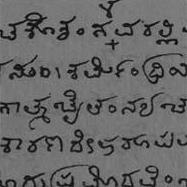
#> input picture TrabFi/Otsu/2imGRAY.jpg, 187 x 187 px
$ python otsu.py
#> lines starting #> are read from the running program, lines starting #| are printed output that depends on the picture; long printed decimals are rounded
import matplotlib.pyplot as plt
import cv2
import math
import numpy as np

img = cv2.imread('2imGRAY.jpg', cv2.IMREAD_GRAYSCALE)
#> img is the input picture: shape (187, 187); min 0, max 170, mean 104
height, width = img.shape
#> height = 187; width = 187

print("******** Info **********")
print("Size:")
print("Height = ", height)
#| Height =  187
print("wWdth = ", width)
#| wWdth =  187
print("************************")

x, bins, p = plt.hist(img.ravel(),256,[0,256], density=True)
#> x = 256 values, max 0.0615 at index 120, min 0 at index 1, mean 0.00391; bins = 257 values from 0 to 256; p = 256 items
#for item in p:
#    item.set_height(item.get_height()/sum(x))
print(x[120])
#| 0.06145
plt.show()
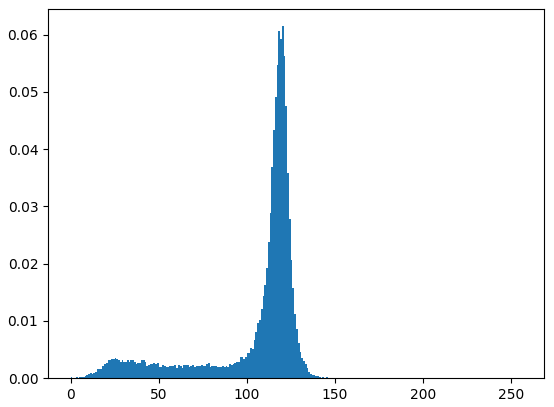
#> figure drawn by matplotlib, 1 panel; tallest bar 0.0615 high, from x = 120 to 121

#Calcular probabilidades
prob_k = []
for i in x:
	prob_k.append(i/(height*width))
#> this loop made 256 passes
#> i on passes 1 to 3: 0.000143, 0, 2.86e-05
#> after the loop, prob_k = 256 values, max 1.76e-06 at index 120, min 0 at index 1, mean 1.12e-07

#print(prob_k)

#Calcular sumas acumulativas
p1_k = []
for i in range(0,len(x)):
	val = 0
	for j in range(0,i):
		val +=prob_k[j]
	p1_k.append(val)
#> after the loop, p1_k = 256 values from 0 to 2.86e-05

#print(p1_k)

#Umbral T = 90

#Calcular medias acumulativas
m_k = []
for i in range(0,len(x)):
	val = 0
	for j in range(0,i):
		val += j*prob_k[j]
	m_k.append(val)
#> after the loop, m_k = 256 values from 0 to 0.00297

#print(m_k)


#Calcular media global
M_G = 0
for i in range(0,len(x)):
	M_G += i*prob_k[i]
#> this loop made 256 passes
#> M_G on passes 1 to 3: 0, 0, 1.64e-09
#> after the loop, M_G = 0.00297

#print(M_G)

#Calcular varianza entre clases
o_b2_k = []
